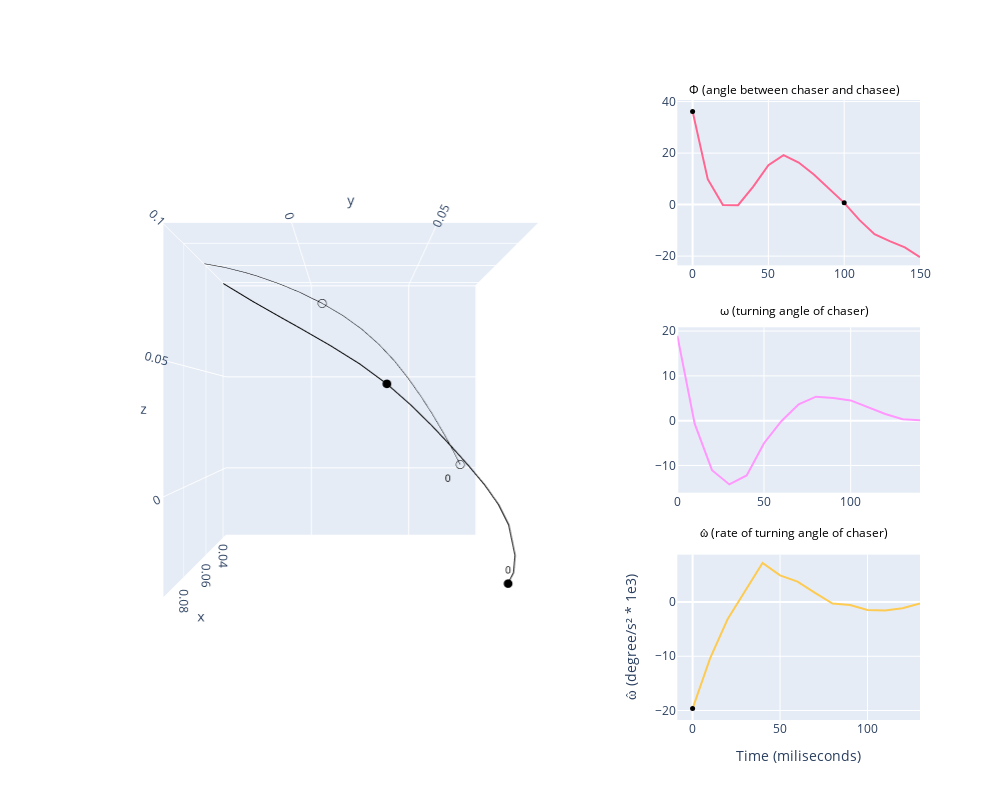

Notebook source saved alongside this figure:
### Code cell
# titles = titles = [
#     "", "", "θ (angle between chaser and chasee)",
#     "", "", "ω (turning angle of chaser)",
#     "", "", "ω̂ (rate of turning angle of chaser)"
# ]


fig = make_subplots(
    rows=3, cols=3,
#     subplot_titles=titles,
    specs=[
        [{"type": "scene", "rowspan": 3, "colspan": 2}, None, {"type": "xy"}],
        [None,                        None,              {"type": "xy"}],
        [None,                        None,              {"type": "xy"}]
          ])


################### the 3D chase plot #######################################################################
# 3D line plot to recreate the chase
line_trace_1 = go.Scatter3d(
    x = com_df.chaser_com_x, y = com_df.chaser_com_y, z = com_df.chaser_com_z,
    mode='lines',
    line=dict(color='black'),
    name='Line'
)

line_trace_2 = go.Scatter3d(
    x = com_df.chasee_com_x, y = com_df.chasee_com_y, z = com_df.chasee_com_z,
    mode='lines',
    line=dict(color='black', width=1),
    name='Line'
)

N = len(com_df)
# Markers every 10th point
marker_indices = np.arange(0, N, 10)

marker_trace_1 = go.Scatter3d(
    x=com_df.chaser_com_x[marker_indices],
    y=com_df.chaser_com_y[marker_indices],
    z=com_df.chaser_com_z[marker_indices],
    mode='markers',
    marker=dict(
        size=3,
        color='black',
        symbol='circle'
#         ['circle' if i % 2 == 0 else 'circle-open' for i in range(len(marker_indices))],
#         line=dict(width=1, color='black')
    ),
    name='Markers_chaser'
)

marker_trace_2 = go.Scatter3d(
    x=com_df.chasee_com_x[marker_indices],
    y=com_df.chasee_com_y[marker_indices],
    z=com_df.chasee_com_z[marker_indices],
    mode='markers',
    marker=dict(
        size=3,
        color='black',
        symbol='circle-open'
#         ['circle' if i % 2 == 0 else 'circle-open' for i in range(len(marker_indices))],
#         line=dict(width=1, color='black')
    ),
    name='Markers_chasee'
)


# Text labels every 50th point
text_indices = np.arange(0, N, 50)

text_trace_1 = go.Scatter3d(
    x=com_df.chaser_com_x[text_indices],
    y=com_df.chaser_com_y[text_indices],
    z=com_df.chaser_com_z[text_indices],
    mode='text',
    text=[str(i) for i in text_indices],
    textposition='top center',
    textfont=dict(size=10, color='black'),
    name='Labels_chaser'
)

text_trace_2 = go.Scatter3d(
    x=com_df.chasee_com_x[text_indices],
    y=com_df.chasee_com_y[text_indices],
    z=com_df.chasee_com_z[text_indices],
    mode='text',
    text=[str(i) for i in text_indices],
    textposition='bottom left',
    textfont=dict(size=10, color='black'),
    name='Labels_chasee'
)

# Create the figure

# Add all traces to the subplot
fig.add_trace(line_trace_1, row=1, col=1)
fig.add_trace(line_trace_2, row=1, col=1)
fig.add_trace(marker_trace_1, row=1, col=1)
fig.add_trace(marker_trace_2, row=1, col=1)
fig.add_trace(text_trace_1, row=1, col=1)
fig.add_trace(text_trace_2, row=1, col=1)

# Set the camera to view along the z-axis (xy plane)
fig.update_layout(
    scene_camera=dict(
        eye=dict(x=2.5, y=0., z=0.)  # Adjust z to control the distance
    ),
    scene=dict(
        aspectmode='cube'  # Keeps the aspect ratio uniform
    )
)

############## add all the chase variables as line plots in second column ###############################
###### angle between the chasee and chaser ##############################################################
marker_trace_theta = go.Scatter(
    x=time_Axis[marker_indices],
    y=chase_df.loc[:,'error_phi'][marker_indices],
    mode='markers',
    marker=dict(
        size=5,
        color='black',
        symbol='circle'
    ),
    name='phi'
)

fig.add_trace(go.Scatter(
    x = time_Axis, y = chase_df.loc[:,'error_phi'],
    mode = 'lines'),
              row = 1, col = 3)
fig.add_trace(marker_trace_theta, row = 1, col = 3)


####### turning angle for the chaser ####################################################################
omega = angular_speed_df.loc[:,'chaser_phi']
omega_smoothed = signal.savgol_filter(omega, 10, 3)


fig.add_trace(go.Scatter(
        x = time_Axis, y = omega_smoothed
        , mode = 'lines'
        ),
             row = 2, col = 3)

######## rate of turning angle for the chaser ############################################################
omega_hat = np.diff(omega_smoothed)

marker_indices = np.arange(0, len(omega_hat), 20)
marker_trace_omega_hat = go.Scatter(
    x=time_Axis[marker_indices], 
    y=omega_hat[marker_indices],
    mode='markers',
    marker=dict(
        size=5,
        color='black',
        symbol='circle'
    ),
    name='omega_hat'
)

fig.add_trace(go.Scatter(
    x = time_Axis, y = omega_hat,
    mode = 'lines'),
              row = 3, col = 3)
fig.add_trace(marker_trace_omega_hat, row = 3, col = 3)

# Add manual annotations for column 3 titles
titles = [
    "Φ (angle between chaser and chasee)",
    "ω (turning angle of chaser)",
    "ω̂ (rate of turning angle of chaser)"
]

for i, title in enumerate(titles):
    fig.add_annotation(
        text=title,
        xref="paper",
        yref="paper",
        x=0.85,  # far right (col 3)
        y=1.0 - (i * 1 / 2.8),  # top, middle, bottom
        xanchor="center",
        yanchor="bottom",
        showarrow=False,
        font=dict(size=12, color="black")
    )

# Final layout tweaks
fig.update_layout(
    height=800,
    width=1000,
#     title_text="Custom Titles for Column 3 Subplots",
    showlegend=False
)

fig.update_layout({
    'xaxis3': dict(title='Time (miliseconds)'),
    "yaxis3": dict(title="ω̂ (degree/s² * 1e3)", showgrid=True)
    })


fig.show()
fig.write_html("../dataFolders/MuscaChasingMusca/Sampled100fps_Figures/Chase_relationships/" + name + "phi_visualization.html")
# fig.write_html("../dataFolders/MuscaChasingMusca/Outputs/" + name + "phi_visualization.html")

### Figure 1 — Plotly figure (JSON) as saved in the notebook; plotly's stock layout.template omitted (floating-point values rounded to 4 significant figures)
{"data": [{"line": {"color": "black"}, "mode": "lines", "name": "Line", "scene": "scene", "type": "scatter3d", "x": [0.09238, 0.09126, 0.08764, 0.0808, 0.07734, 0.07583, 0.07617, 0.07753, 0.07872, 0.07934, 0.07927, 0.07852, 0.07706, 0.07507, 0.074, 0.07171, 0.06926], "y": [0.07491, 0.0774, 0.07969, 0.0806, 0.07821, 0.07342, 0.06689, 0.05946, 0.0516, 0.04323, 0.03414, 0.02378, 0.01217, -0.0002451, -0.00666, -0.0197, -0.03279], "z": [-0.03269, -0.02921, -0.02441, -0.01513, -0.007841, 5.859e-06, 0.00824, 0.01678, 0.02544, 0.03406, 0.04262, 0.05089, 0.05888, 0.06684, 0.07086, 0.07916, 0.08801]}, {"line": {"color": "black", "width": 1}, "mode": "lines", "name": "Line", "scene": "scene", "type": "scatter3d", "x": [0.03793, 0.04331, 0.04834, 0.05527, 0.05955, 0.0636, 0.06731, 0.07052, 0.07293, 0.07456, 0.07543, 0.07567, 0.07541, 0.07457, 0.07397, 0.07244, 0.0705], "y": [0.07597, 0.07093, 0.06559, 0.05714, 0.05124, 0.04517, 0.03879, 0.03197, 0.02473, 0.017, 0.008842, 0.0003777, -0.008418, -0.01744, -0.02202, -0.03118, -0.04019], "z": [0.002161, 0.01005, 0.01823, 0.03061, 0.03862, 0.0464, 0.05379, 0.06063, 0.06679, 0.07226, 0.07714, 0.08157, 0.08555, 0.08916, 0.09082, 0.0938, 0.09627]}, {"marker": {"color": "black", "size": 3, "symbol": "circle"}, "mode": "markers", "name": "Markers_chaser", "scene": "scene", "type": "scatter3d", "x": [0.09238, 0.07927], "y": [0.07491, 0.03414], "z": [-0.03269, 0.04262]}, {"marker": {"color": "black", "size": 3, "symbol": "circle-open"}, "mode": "markers", "name": "Markers_chasee", "scene": "scene", "type": "scatter3d", "x": [0.03793, 0.07543], "y": [0.07597, 0.008842], "z": [0.002161, 0.07714]}, {"mode": "text", "name": "Labels_chaser", "scene": "scene", "text": ["0"], "textfont": {"color": "black", "size": 10}, "textposition": "top center", "type": "scatter3d", "x": [0.09238], "y": [0.07491], "z": [-0.03269]}, {"mode": "text", "name": "Labels_chasee", "scene": "scene", "text": ["0"], "textfont": {"color": "black", "size": 10}, "textposition": "bottom left", "type": "scatter3d", "x": [0.03793], "y": [0.07597], "z": [0.002161]}, {"mode": "lines", "type": "scatter", "x": [0, 10, 20, 30, 40, 50, 60, 70, 80, 90, 100, 110, 120, 130, 140, 150], "xaxis": "x", "y": [36.18, 9.859, -0.1474, -0.2172, 6.974, 15.28, 19.18, 16.32, 11.7, 6.284, 0.6861, -5.923, -11.49, -14.16, -16.63, -20.36], "yaxis": "y"}, {"marker": {"color": "black", "size": 5, "symbol": "circle"}, "mode": "markers", "name": "phi", "type": "scatter", "x": [0, 100], "xaxis": "x", "y": [36.18, 0.6861], "yaxis": "y"}, {"mode": "lines", "type": "scatter", "x": [0, 10, 20, 30, 40, 50, 60, 70, 80, 90, 100, 110, 120, 130, 140, 150], "xaxis": "x2", "y": [18.99, -0.6634, -11.06, -14.23, -12.24, -5.03, -0.1211, 3.649, 5.353, 5.082, 4.519, 3.036, 1.478, 0.3283, 0.07102], "yaxis": "y2"}, {"mode": "lines", "type": "scatter", "x": [0, 10, 20, 30, 40, 50, 60, 70, 80, 90, 100, 110, 120, 130, 140, 150], "xaxis": "x3", "y": [-19.65, -10.39, -3.177, 1.993, 7.21, 4.909, 3.77, 1.705, -0.2716, -0.5623, -1.483, -1.558, -1.15, -0.2573], "yaxis": "y3"}, {"marker": {"color": "black", "size": 5, "symbol": "circle"}, "mode": "markers", "name": "omega_hat", "type": "scatter", "x": [0], "xaxis": "x3", "y": [-19.65], "yaxis": "y3"}], "layout": {"annotations": [{"font": {"color": "black", "size": 12}, "showarrow": false, "text": "Φ (angle between chaser and chasee)", "x": 0.85, "xanchor": "center", "xref": "paper", "y": 1, "yanchor": "bottom", "yref": "paper"}, {"font": {"color": "black", "size": 12}, "showarrow": false, "text": "ω (turning angle of chaser)", "x": 0.85, "xanchor": "center", "xref": "paper", "y": 0.6429, "yanchor": "bottom", "yref": "paper"}, {"font": {"color": "black", "size": 12}, "showarrow": false, "text": "ω̂ (rate of turning angle of chaser)", "x": 0.85, "xanchor": "center", "xref": "paper", "y": 0.2857, "yanchor": "bottom", "yref": "paper"}], "height": 800, "scene": {"aspectmode": "cube", "camera": {"eye": {"x": 2.5, "y": 0, "z": 0}}, "domain": {"x": [0, 0.6444], "y": [0, 1]}}, "showlegend": false, "width": 1000, "xaxis": {"anchor": "y", "domain": [0.7111, 1]}, "xaxis2": {"anchor": "y2", "domain": [0.7111, 1]}, "xaxis3": {"anchor": "y3", "domain": [0.7111, 1], "title": {"text": "Time (miliseconds)"}}, "yaxis": {"anchor": "x", "domain": [0.7333, 1]}, "yaxis2": {"anchor": "x2", "domain": [0.3667, 0.6333]}, "yaxis3": {"anchor": "x3", "domain": [0, 0.2667], "showgrid": true, "title": {"text": "ω̂ (degree/s² * 1e3)"}}}}
